Frame 1 (no input): blank canvas, image omitted
Frame 60 (no input): blank canvas, image omitted
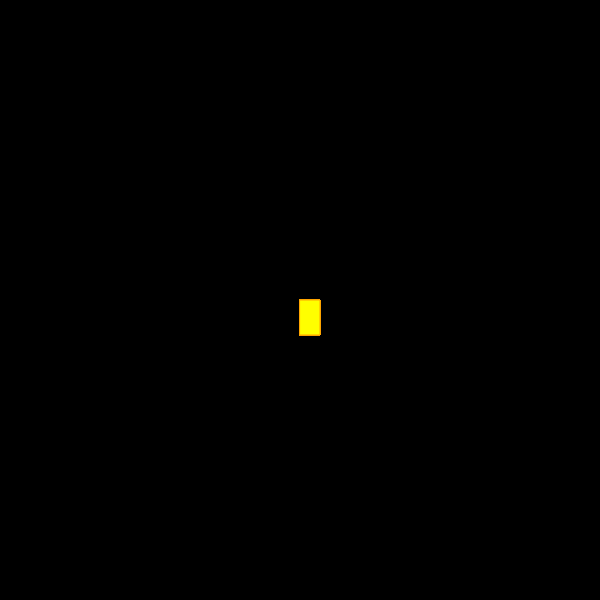
Frame 120 (the mouse pressed at the canvas centre since frame 60)

The p5.js sketch whose frames 1 and 60 were blank and that drew this single picture after the mouse press (run headless with seeded random() and noise() and a simulated clock; from frame 60 on, the mouse is pressed at the canvas centre):

// p5.js sketch
// ── sketch.js
function setup() {
    createCanvas(600, 600);
    background("black");
  }
  function draw() {
    
    stroke("orange")
    fill("yellow")
    
  // console.log(mouseIsPressed)
    
    if(mouseIsPressed) {                                       rect(mouseX, mouseY, 20, 35);
    }
    
   
  }
